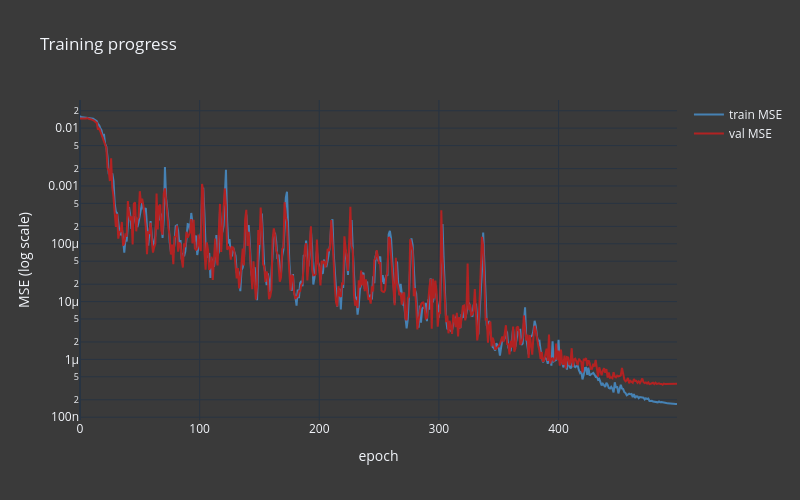

Source (notebook cell):
### Code cell
# --------------------
# 6. Train curve
# --------------------

fig = go.Figure()
fig.add_trace(go.Scatter(
    y=history['train'], name='train MSE',
    line=dict(color='steelblue')))
fig.add_trace(go.Scatter(
    y=history['val'], name='val MSE',
    line=dict(color='firebrick')))
fig.update_layout(
    title='Training progress',
    paper_bgcolor='#3a3a3a', plot_bgcolor='#3a3a3a',
    xaxis_title='epoch', yaxis_title='MSE (log scale)',
    yaxis_type='log', width=800, height=500)
fig.show()

### Figure 1 — Plotly figure (JSON) as saved in the notebook; plotly's stock layout.template omitted (floating-point values rounded to 4 significant figures; data arrays with more than 128 entries replaced by an {"elided": "..."} marker saying what was removed)
{"data": [{"line": {"color": "steelblue"}, "name": "train MSE", "y": {"elided": "500 float values"}, "type": "scatter"}, {"line": {"color": "firebrick"}, "name": "val MSE", "y": {"elided": "500 float values"}, "type": "scatter"}], "layout": {"yaxis": {"title": {"text": "MSE (log scale)"}, "type": "log"}, "title": {"text": "Training progress"}, "paper_bgcolor": "#3a3a3a", "plot_bgcolor": "#3a3a3a", "xaxis": {"title": {"text": "epoch"}}, "width": 800, "height": 500}}
